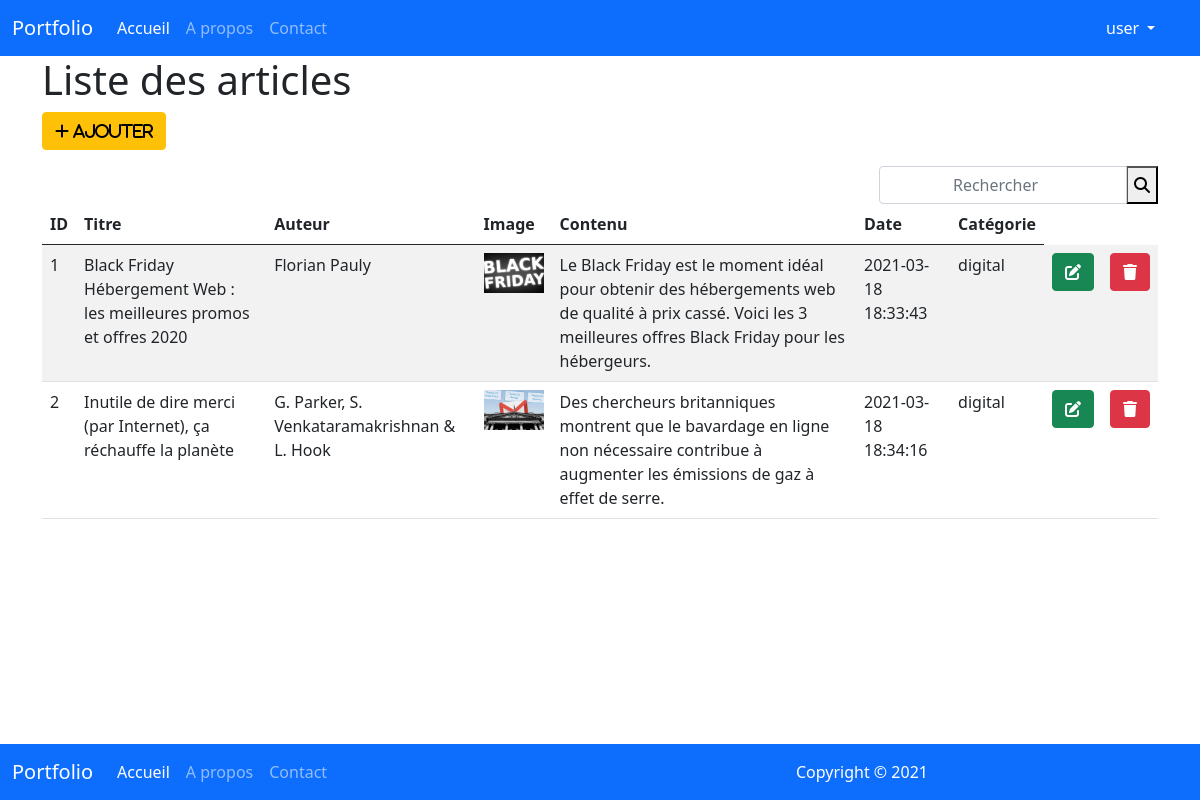
Page /admin/list.php (signed in) on the committed database.
### tables this page shows
CREATE TABLE `articles` (
  `id_a` int(11) NOT NULL,
  `title` varchar(100) NOT NULL,
  `author` varchar(60) NOT NULL,
  `image` varchar(60) DEFAULT NULL,
  `description` text DEFAULT NULL,
  `date` timestamp NOT NULL DEFAULT current_timestamp() ON UPDATE current_timestamp(),
  `id_category` int(11) NOT NULL
);

CREATE TABLE `categories` (
  `id` int(11) NOT NULL,
  `name` varchar(40) NOT NULL
);

### admin/list.php (the view, shortened to what this page needs)
<?php
require_once('../connect.php');
$sql = "SELECT * FROM articles a
        INNER JOIN categories c
        ON a.id_category = c.id";
$result = mysqli_query($conn, $sql);
?>
<?php require_once('../partials/header.inc'); ?>
<div class="container">
<h1>Liste des articles</h1>
<p><a href="addition.php" class="btn btn-warning"><i class="fas fa-plus"> Ajouter </i></a></p>
<form action="<?=$_SERVER['PHP_SELF']; ?>" method="post">
    <div class="input-group justify-content-end">
        <input type="search" class="form-control offset-9 col-3 text-center" name="search" id="search" placeholder="Rechercher">
        <button type="submit" name="submit"><i class="fas fa-search"></i></button>
    </div>
</form>
<table class="table table-striped">
    <thead>
        <tr>
            <th>ID</th>
            <th>Titre</th>
            <th>Auteur</th>
            <th>Image</th>
            <th>Contenu</th>
            <th>Date</th>
            <th>Catégorie</th>
        </tr>
    </thead>
    <tbody>
    <?php while($rows = mysqli_fetch_assoc($result)){ ?>
        <tr>
            <td><?= $rows['id_a']; ?></td>
            <td><?= $rows['title']; ?></td>
            <td><?= $rows['author']; ?></td>
            <td><img src="../assets/images/<?=$rows['image']; ?>"width="60"/></td>
            <td><?= $rows['description']; ?></td>
            <td><?= $rows['date']; ?></td>
            <td><?= $rows['name']; ?></td>
            <td><a href="edition.php?id=<?=$rows['id_a'];?>" class="btn btn-success"><i class="fas fa-edit"></a></td>
            <td><a href="deletion.php?id=<?=$rows['id_a'];?>" class="btn btn-danger" onclick="return confirm('Etes vous sûr de vouloir supprimer?')"><i class="fas fa-trash"></i></a></td>
            <?php } ?>
            </tr>
    </tbody>
</table>
</div>
<?php require_once('../partials/footer.inc'); ?>

### rows in the picture
articles: id_a "1", title "Black Friday Hébergement Web : les meilleures promos et offres 2020", author "Florian Pauly", image (picture), description "Le Black Friday est le moment idéal pour obtenir des hébergements web de qualité à prix cassé. Voici les 3 meilleures offres Black Friday pour les hébergeurs.", date "2021-03-18 18:33:43", id_category.name "digital"
articles: id_a "2", title "Inutile de dire merci (par Internet), ça réchauffe la planète", author "G. Parker, S. Venkataramakrishnan & L. Hook", image (picture), description "Des chercheurs britanniques montrent que le bavardage en ligne non nécessaire contribue à augmenter les émissions de gaz à effet de serre.", date "2021-03-18 18:34:16", id_category.name "digital"

### other values in the picture
$_SESSION['auth']['login'] "user"
